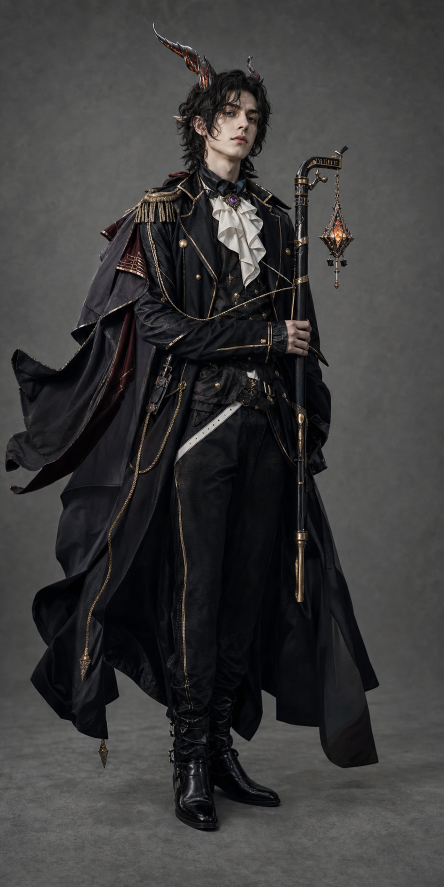
#> input picture assets/characters/arknights_live_action/Ebenholz/selected.png, 887 x 1774 px, found by its file name (shown at 1/2 size)
$ python build_ep03_shot017_probe_review_sheet.py
#> lines starting #> are read from the running program, lines starting #| are printed output that depends on the picture
#> in main, `sheet = Image.new("RGB", (width, height), (8, 8, 8))`: sheet: PIL image 816x802 RGB; every value is 8
#!/usr/bin/env python3
from __future__ import annotations

from pathlib import Path

from PIL import Image, ImageDraw, ImageFont


OUT = Path("episodes/EP03/production_system/reviews/shot017_identity_locked_probe_2026-08-01.jpg")

ITEMS = [
    ("Ashe selected.png", Path("assets/characters/blue_lions/Ashe/academy/selected.png")),
    ("Byleth selected.png", Path("assets/characters/protagonist/Byleth/professor/selected.png")),
    ("local proof sheet", Path("episodes/EP03/production_system/reviews/local_asset_previs_proof_2026-07-31/Shot017_local_asset_previs_proof_2026-07-31.jpg")),
    ("old blocked imagegen key", Path("episodes/EP03/storyboards/Shot017/key_frame_imagegen_candidate_2026-07-29.png")),
    ("new identity-locked probe", Path("episodes/EP03/storyboards/Shot017/key_frame_identity_locked_probe_2026-08-01.png")),
]


def fit(path: Path, size: tuple[int, int]) -> Image.Image:
#> called with size = (390, 230)
    image = Image.open(path).convert("RGB")
#> image is the input picture: PIL image 887x1774 RGB; mean R, G, B 59.2, 58.5, 58.7
    image.thumbnail(size, Image.Resampling.LANCZOS)
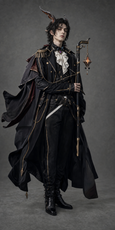
#> image: PIL image 115x230 RGB; mean R, G, B 59.1, 58.4, 58.6
    canvas = Image.new("RGB", size, (18, 18, 18))
#> canvas: PIL image 390x230 RGB; every value is 18
    x = (size[0] - image.width) // 2
#> x = 137
    y = (size[1] - image.height) // 2
#> y = 0
    canvas.paste(image, (x, y))
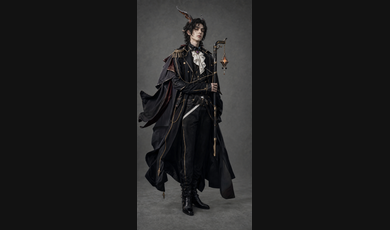
#> canvas: PIL image 390x230 RGB; mean R, G, B 30.1, 29.9, 30
    return canvas


def main() -> None:
    OUT.parent.mkdir(parents=True, exist_ok=True)
    font = ImageFont.load_default()
    cell = (390, 230)
    gutter = 12
    width = 2 * cell[0] + 3 * gutter
    height = 3 * cell[1] + 4 * gutter + 64
    sheet = Image.new("RGB", (width, height), (8, 8, 8))
    draw = ImageDraw.Draw(sheet)
    draw.text((gutter, 10), "Shot017 identity-locked probe review / 2026-08-01", fill=(245, 245, 245), font=font)
    draw.text((gutter, 30), "Compare local selected.png references against old blocked imagegen and new probe.", fill=(205, 205, 205), font=font)

    for index, (label, path) in enumerate(ITEMS):
        row = index // 2
        col = index % 2
        x = gutter + col * (cell[0] + gutter)
        y = 64 + row * (cell[1] + gutter)
        sheet.paste(fit(path, cell), (x, y))
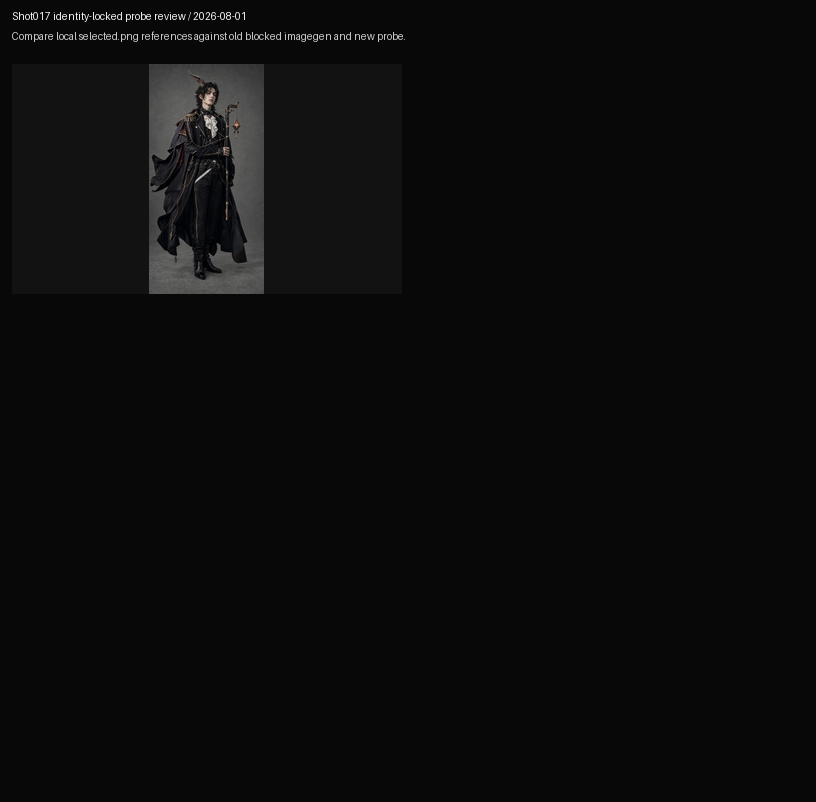
#> sheet: PIL image 816x802 RGB; mean R, G, B 11.5, 11.5, 11.5
        draw.rectangle((x, y, x + cell[0], y + 26), fill=(0, 0, 0))
        draw.text((x + 8, y + 7), label, fill=(240, 240, 240), font=font)

    sheet.save(OUT, quality=92)
    print(OUT)


if __name__ == "__main__":
#> (the run stopped early here; a loop or call above may not have finished)
